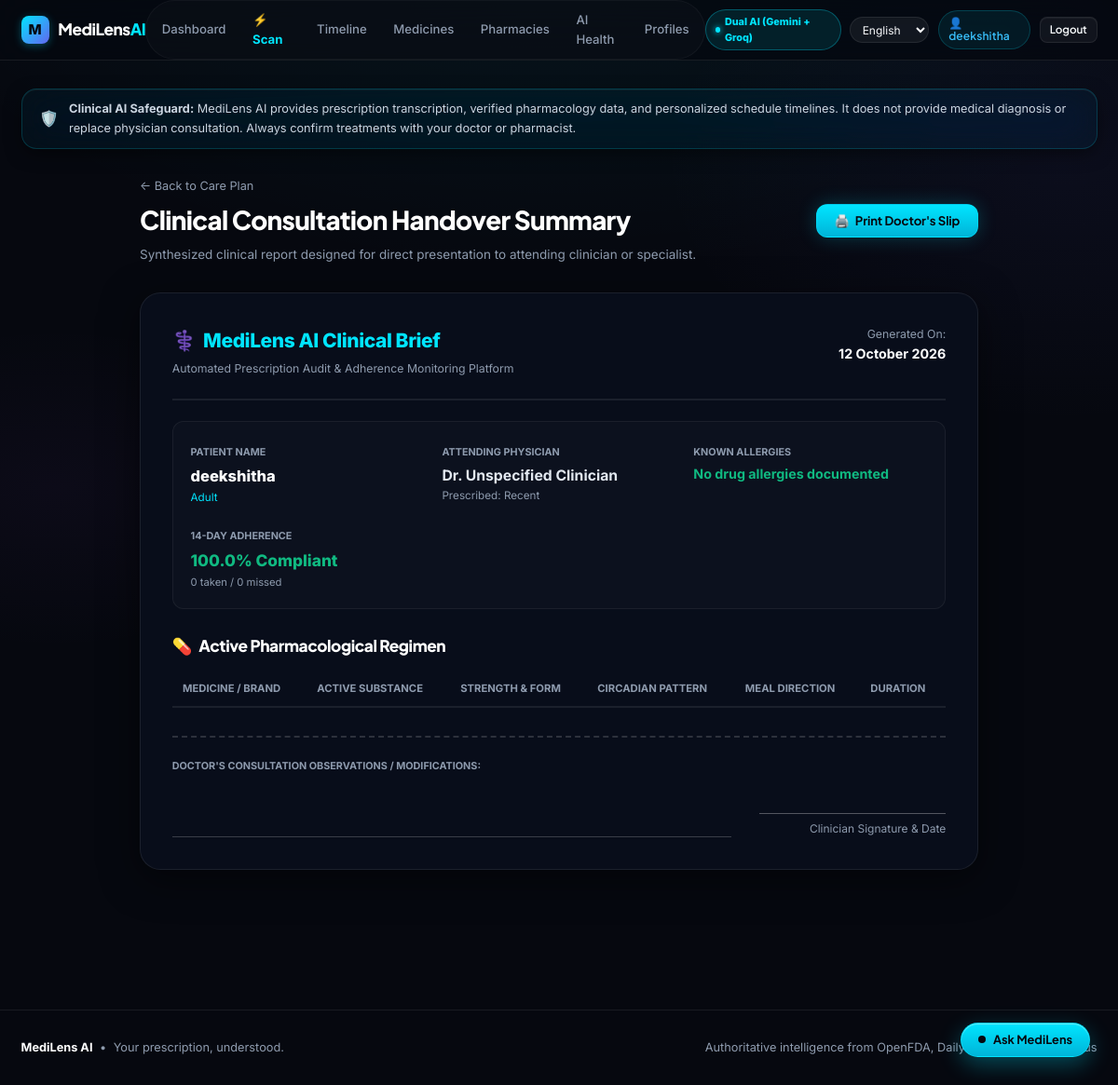
Page /prescriptions/1/doctor-report (signed in) on the committed database.
### app/models/profile.py (models this page shows, shortened)
class Profile(db.Model):
    __tablename__ = "profiles"
    id = db.Column(db.Integer, primary_key=True)
    user_id = db.Column(db.Integer, db.ForeignKey("users.id", ondelete="CASCADE"), nullable=False, index=True)
    name = db.Column(db.String(100), nullable=False)
    relationship = db.Column(db.String(50), default="Me", nullable=False)  # 'Me', 'Father', 'Mother', 'Grandparent', 'Child', 'Custom'
    age = db.Column(db.Integer, nullable=True)
    gender = db.Column(db.String(20), nullable=True)  # 'Male', 'Female', 'Other'
    weight_kg = db.Column(db.Float, nullable=True)
    allergies_json = db.Column(db.Text, nullable=True)
    existing_conditions_json = db.Column(db.Text, nullable=True)
    existing_medications_json = db.Column(db.Text, nullable=True)
    pregnancy_status = db.Column(db.String(50), nullable=True)
    notes = db.Column(db.Text, nullable=True)
    is_default = db.Column(db.Boolean, default=False, nullable=False)
    created_at = db.Column(db.DateTime, default=lambda: datetime.now(timezone.utc), nullable=False)
    updated_at = db.Column(
        db.DateTime,
        default=lambda: datetime.now(timezone.utc),
        onupdate=lambda: datetime.now(timezone.utc),
        nullable=False
    )
    prescriptions = db.relationship("Prescription", backref="profile", lazy="dynamic", cascade="all, delete-orphan")
    schedules = db.relationship("Schedule", backref="profile", lazy="dynamic", cascade="all, delete-orphan")
    medication_logs = db.relationship("MedicationLog", backref="profile", lazy="dynamic", cascade="all, delete-orphan")
    @property
    def age_category(self) -> str:
        if self.age is None:
            return "adult"
        if self.age < 18:
            return "pediatric"
        if self.age >= 65:
            return "older_adult"
        return "adult"
    @property
    def allergies(self):
        import json
        if self.allergies_json:
            try:
                return json.loads(self.allergies_json)
            except Exception:
                return []
        return []
    @property
    def existing_conditions(self):
        import json
        if self.existing_conditions_json:
            try:
                return json.loads(self.existing_conditions_json)
            except Exception:
                return []
        return []

### app/models/prescription.py (models this page shows, shortened)
class Prescription(db.Model):
    __tablename__ = "prescriptions"
    id = db.Column(db.Integer, primary_key=True)
    user_id = db.Column(db.Integer, db.ForeignKey("users.id", ondelete="CASCADE"), nullable=False, index=True)
    profile_id = db.Column(db.Integer, db.ForeignKey("profiles.id", ondelete="SET NULL"), nullable=True, index=True)
    original_filename = db.Column(db.String(255), default="prescription.jpg", nullable=False)
    stored_filename = db.Column("image_path", db.String(255), nullable=False)
    file_type = db.Column(db.String(50), nullable=False)  # 'image' or 'pdf'
    file_size = db.Column(db.Integer, nullable=False)
    page_count = db.Column(db.Integer, default=1, nullable=False)
    patient_name = db.Column(db.String(150), nullable=True)
    doctor_name = db.Column(db.String(150), nullable=True)
    prescription_date = db.Column(db.String(50), nullable=True)
    status = db.Column(db.String(30), default="pending", nullable=False, index=True)  # 'pending', 'processing', 'completed', 'error'
    ocr_quality = db.Column(db.String(20), default="fair", nullable=False)  # 'good', 'fair', 'poor'
    has_unclear_fields = db.Column(db.Boolean, default=False, nullable=False)
    error_message = db.Column(db.Text, nullable=True)
    raw_ocr_text = db.Column(db.Text, nullable=True)
    gemini_raw_response = db.Column(db.Text, nullable=True)
    general_instructions_json = db.Column(db.Text, nullable=True)
    unclear_items_json = db.Column(db.Text, nullable=True)
    comparison_data_json = db.Column(db.Text, nullable=True)
    clinical_safety_json = db.Column(db.Text, nullable=True)
    created_at = db.Column(db.DateTime, default=lambda: datetime.now(timezone.utc), nullable=False, index=True)
    updated_at = db.Column(
        db.DateTime,
        default=lambda: datetime.now(timezone.utc),
        onupdate=lambda: datetime.now(timezone.utc),
        nullable=False
    )
    medicines = db.relationship("Medicine", backref="prescription", lazy="dynamic", cascade="all, delete-orphan")
    schedules = db.relationship("Schedule", backref="prescription", lazy="dynamic", cascade="all, delete-orphan")
    @property
    def general_instructions(self):
        if self.general_instructions_json:
            try:
                return json.loads(self.general_instructions_json)
            except Exception:
                return []
        return []
    @property
    def unclear_items(self):
        if self.unclear_items_json:
            try:
                return json.loads(self.unclear_items_json)
            except Exception:
                return []
        return []
    @property
    def comparison_data(self):
        if self.comparison_data_json:
            try:
                return json.loads(self.comparison_data_json)
            except Exception:
                return None
        return None
    @property
    def clinical_safety(self):
        if self.clinical_safety_json:
            try:
                return json.loads(self.clinical_safety_json)
            except Exception:
                return {}
        return {}

### app/routes/prescription_routes.py (the view)
@prescription_bp.route("/<int:prescription_id>/doctor-report", methods=["GET"])
@login_required
def doctor_report(prescription_id):
    user_id = session["user_id"]
    prescription = Prescription.query.filter_by(id=prescription_id, user_id=user_id).first_or_404()
    medicines = prescription.medicines.all()
    profile = prescription.profile
    from app.services.medication.adherence_service import calculate_adherence_metrics
    adherence = calculate_adherence_metrics(user_id, profile_id=profile.id if profile else None, days=14)
    return render_template(
        "prescriptions/doctor_report.html",
        prescription=prescription,
        medicines=medicines,
        profile=profile,
        adherence=adherence,
        today=datetime.now(timezone.utc).strftime("%d %B %Y")
    )

### templates/prescriptions/doctor_report.html (shortened to what this page needs)
{% extends "base.html" %}
{% block content %}
<div style="max-width: 900px; margin: 0 auto; padding-bottom: 5rem;">
  <div style="display: flex; justify-content: space-between; align-items: center; margin-bottom: 2rem; flex-wrap: wrap; gap: 1rem;">
    <div>
      <div style="display: flex; align-items: center; gap: 0.5rem; font-size: 0.85rem; color: var(--text-muted); margin-bottom: 0.25rem;">
        <a href="{{ url_for('prescriptions.result', prescription_id=prescription.id) }}" style="color: var(--text-muted); text-decoration: none;">&larr; Back to Care Plan</a>
      </div>
      <h1 style="font-size: 1.85rem; font-weight: 800; color: #FFFFFF; margin: 0;">
        Clinical Consultation Handover Summary
      </h1>
      <p style="color: var(--text-muted); font-size: 0.9rem; margin: 0.25rem 0 0 0;">
        Synthesized clinical report designed for direct presentation to attending clinician or specialist.
      </p>
    </div>
    <div style="display: flex; gap: 0.75rem;">
      <button type="button" class="btn btn-primary" onclick="window.print()" style="display: flex; align-items: center; gap: 0.4rem; padding: 0.6rem 1.25rem; font-weight: 700; box-shadow: 0 0 20px var(--primary-glow);">
        <span>🖨️</span> Print Doctor's Slip
      </button>
    </div>
  </div>
  <div class="card" style="padding: 2.25rem; background: #080D1A; border: 1px solid var(--border-color); border-radius: var(--radius-xl); box-shadow: 0 10px 40px rgba(0, 0, 0, 0.5);">
    <div style="display: flex; justify-content: space-between; align-items: flex-start; border-bottom: 2px solid var(--border-color); padding-bottom: 1.5rem; margin-bottom: 1.5rem; flex-wrap: wrap; gap: 1rem;">
      <div>
        <div style="font-size: 1.4rem; font-weight: 800; color: var(--primary); letter-spacing: -0.02em; display: flex; align-items: center; gap: 0.5rem;">
          <span>⚕️</span> MediLens AI Clinical Brief
        </div>
        <div style="font-size: 0.82rem; color: var(--text-muted); margin-top: 0.2rem;">
          Automated Prescription Audit & Adherence Monitoring Platform
        </div>
      </div>
      <div style="text-align: right;">
        <div style="font-size: 0.82rem; color: var(--text-muted);">Generated On:</div>
        <div style="font-size: 0.95rem; font-weight: 700; color: #FFFFFF;">{{ today }}</div>
      </div>
    </div>
    <div style="display: grid; grid-template-columns: repeat(auto-fit, minmax(200px, 1fr)); gap: 1.25rem; background: rgba(255, 255, 255, 0.02); border: 1px solid rgba(255, 255, 255, 0.06); padding: 1.25rem; border-radius: var(--radius-md); margin-bottom: 1.75rem;">
      <div>
        <span style="font-size: 0.72rem; text-transform: uppercase; font-weight: 700; color: var(--text-muted);">Patient Name</span>
        <div style="font-size: 1.1rem; font-weight: 800; color: #FFFFFF; margin-top: 0.15rem;">
          {{ profile.name if profile else prescription.patient_name }}
        </div>
        {% if profile %}
          <div style="font-size: 0.78rem; color: var(--primary);">
            {{ profile.age_category|title }} {% if profile.age %}({{ profile.age }} yrs){% endif %}
          </div>
        {% endif %}
      </div>
      <div>
        <span style="font-size: 0.72rem; text-transform: uppercase; font-weight: 700; color: var(--text-muted);">Attending Physician</span>
        <div style="font-size: 1.05rem; font-weight: 700; color: #E2E8F0; margin-top: 0.15rem;">
          Dr. {{ prescription.doctor_name or 'Unspecified Clinician' }}
        </div>
        <div style="font-size: 0.78rem; color: var(--text-muted);">
          Prescribed: {{ prescription.prescription_date or 'Recent' }}
        </div>
      </div>
      <div>
        <span style="font-size: 0.72rem; text-transform: uppercase; font-weight: 700; color: var(--text-muted);">Known Allergies</span>
        <div style="font-size: 0.95rem; font-weight: 700; color: {% if profile and profile.known_allergies %}#F87171{% else %}#10B981{% endif %}; margin-top: 0.15rem;">
          {{ profile.known_allergies if (profile and profile.known_allergies) else 'No drug allergies documented' }}
        </div>
      </div>
      <div>
        <span style="font-size: 0.72rem; text-transform: uppercase; font-weight: 700; color: var(--text-muted);">14-Day Adherence</span>
        <div style="font-size: 1.15rem; font-weight: 800; color: {% if adherence.adherence_percentage >= 80 %}#10B981{% else %}#F59E0B{% endif %}; margin-top: 0.15rem;">
          {{ adherence.adherence_percentage }}% Compliant
        </div>
        <div style="font-size: 0.75rem; color: var(--text-muted);">
          {{ adherence.taken }} taken / {{ adherence.missed + adherence.skipped }} missed
        </div>
      </div>
    </div>
    <div style="margin-bottom: 2rem;">
      <h3 style="font-size: 1.15rem; font-weight: 800; color: #FFFFFF; margin-bottom: 0.85rem; display: flex; align-items: center; gap: 0.5rem;">
        <span>💊</span> Active Pharmacological Regimen
      </h3>
      <div style="overflow-x: auto;">
        <table style="width: 100%; border-collapse: collapse; font-size: 0.88rem; text-align: left;">
          <thead>
            <tr style="border-bottom: 2px solid var(--border-color); color: var(--text-muted); font-size: 0.75rem; text-transform: uppercase;">
              <th style="padding: 0.65rem 0.75rem;">Medicine / Brand</th>
              <th style="padding: 0.65rem 0.75rem;">Active Substance</th>
              <th style="padding: 0.65rem 0.75rem;">Strength & Form</th>
              <th style="padding: 0.65rem 0.75rem;">Circadian Pattern</th>
              <th style="padding: 0.65rem 0.75rem;">Meal Direction</th>
              <th style="padding: 0.65rem 0.75rem;">Duration</th>
            </tr>
          </thead>
        </table>
      </div>
    </div>
    {% set safety = prescription.clinical_safety %}
    <div style="margin-top: 2rem; border-top: 2px dashed rgba(255, 255, 255, 0.15); padding-top: 1.5rem; display: flex; justify-content: space-between; align-items: flex-end; flex-wrap: wrap; gap: 2rem;">
      <div style="flex: 1; min-width: 280px;">
        <span style="font-size: 0.72rem; text-transform: uppercase; font-weight: 700; color: var(--text-muted); display: block; margin-bottom: 0.5rem;">
          Doctor's Consultation Observations / Modifications:
        </span>
        <div style="height: 60px; border-bottom: 1px solid rgba(255, 255, 255, 0.2);"></div>
      </div>
      <div style="text-align: right; min-width: 200px;">
        <div style="height: 40px;"></div>
        <div style="border-top: 1px solid rgba(255, 255, 255, 0.3); padding-top: 0.4rem; font-size: 0.8rem; color: var(--text-muted);">
          Clinician Signature & Date
        </div>
      </div>
    </div>
  </div>
</div>
{% endblock %}

### rows in the picture
Profile: name "deekshitha", age_category "Adult"
Prescription: doctor_name "Unspecified Clinician", prescription_date "Recent"

### other values in the picture
{{ active_user_name or 'Patient' }} "deekshitha"
{{ adherence.adherence_percentage }} "100.0"
{{ adherence.taken }} "0"
{{ adherence.missed + adherence.skipped }} "0"
